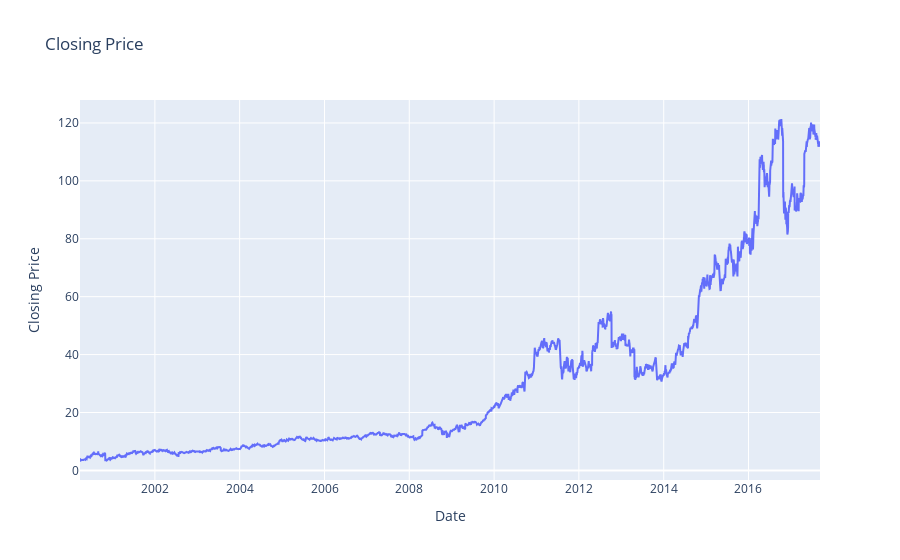

The notebook cell saved with this chart:
### Code cell
iplot(plot)

### Figure 1 — Plotly figure (JSON) as saved in the notebook; plotly's stock layout.template omitted (floating-point values rounded to 4 significant figures; data arrays with more than 128 entries replaced by an {"elided": "..."} marker saying what was removed)
{"data": [{"type": "scatter", "x": {"elided": "4392 str values"}, "y": {"elided": "4392 float values"}}], "layout": {"title": {"text": "Closing Price"}, "xaxis": {"title": {"text": "Date"}}, "yaxis": {"title": {"text": "Closing Price"}}}}
